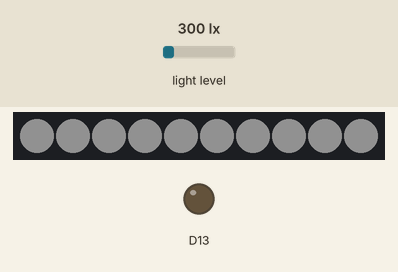
A sketch run on a simulated Adafruit Circuit Playground Express. Parts: 10 RGB LEDs in strip order, left to right, output pins drawn as LEDs (lit = HIGH). The inputs (shaded band) are chosen by the test bench; at power-on: light level 300 lx. Dim RGB values are drawn brighter than linear; what the sketch prints to the serial monitor is not drawn.

Above: at 1.2 s.
1.3 s: light level set to 1960 lx
At 2.5 s:
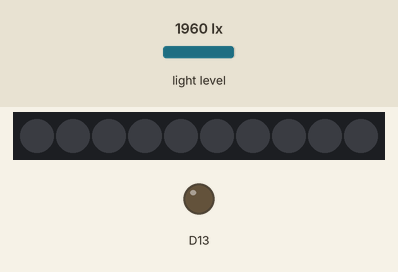
2.8 s: light level set to 40 lx
At 3.4 s:
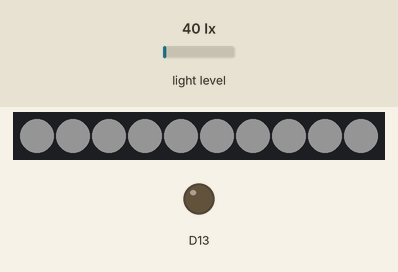
4.3 s: light level set to 500 lx
Timing chart, 0 to 7.3 s (numbered marks = the images above; inputs shaded):
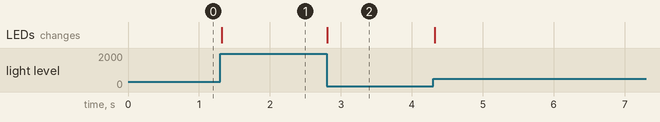

The sketch:

coolLightSensorStuff.ino
```cpp
#include <Adafruit_CircuitPlayground.h>

int value;

void setup() {
  Serial.begin(9600);
  CircuitPlayground.begin();
}

void loop() {
  CircuitPlayground.clearPixels();

  int lightLevel = /*constrain(*/map(CircuitPlayground.lightSensor(), 1000, 0, 0, 255)/*, 0, 255)*/;

  for(int i = 0; i < 10; i++){
  CircuitPlayground.setPixelColor(i, lightLevel, lightLevel, lightLevel);
  }


  Serial.print("Light Sensor: ");
  Serial.println(lightLevel);

}
```

Measured:
- after the input at 1.3 s, the LEDs: change at once (image 1)
- after the input at 2.8 s, the LEDs: change at once (image 2)
